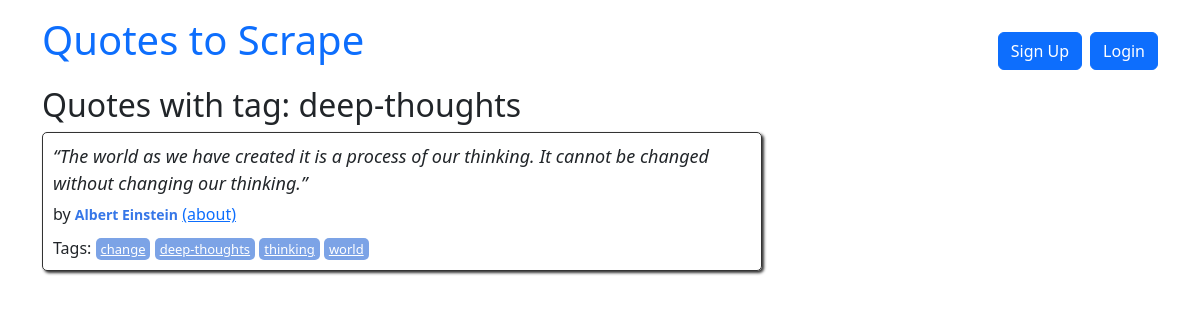
Page /tag/deep-thoughts/ on the committed database.
### quotes/models.py (models this page shows)
class Tag(models.Model):
    name = models.CharField(max_length=50, null=False, unique=True)

class Quote(models.Model):
    quote = models.TextField()
    tags = models.ManyToManyField(Tag)
    author = models.ForeignKey(Author, on_delete=models.CASCADE, default=None, null=True)
    created_at = models.DateTimeField(auto_now_add=True)

class Author(models.Model):
    fullname = models.CharField(max_length=50)
    born_date = models.CharField(max_length=50)
    born_location = models.CharField(max_length=150)
    description = models.TextField()
    created_at = models.DateTimeField(auto_now_add=True)

### quotes/views.py (the view)
# urls.py: path('tag/<str:tag_name>/', views.tag_detail, name='tag_detail'),
def tag_detail(request, tag_name):
    tag = get_object_or_404(Tag, name=tag_name)
    quotes = Quote.objects.filter(tags=tag)
    return render(request, "quotes/tag_detail.html", {"quotes": quotes, "tag": tag})

### quotes/templates/quotes/tag_detail.html
{% extends 'quotes/base.html' %}
{% block content %}
<div class="row">
    <div class="col-md-8">
        <h2>Quotes with tag: {{ tag.name }}</h2>
        {% for quote in quotes %}
        <div class="quote" itemscope="" itemtype="http://schema.org/CreativeWork">
            <span class="text" itemprop="text">
                {{ quote.quote }}
            </span>
            <span>by <small class="author" itemprop="author">{{ quote.author.fullname }}</small></span>
            <a href="/author/{{ quote.author.id }}">(about)</a>
            <div class="tags">
                Tags:
                {% for tag in quote.tags.all %}
                    <a class="tag" href="{% url 'quotes:tag_detail' tag.name %}">{{ tag.name }}</a>
                {% endfor %}
            </div>
        </div>
        {% endfor %}
    </div>
</div>
{% endblock %}

### quotes/static/quotes/style.css (style rules this page uses)
.quote { padding: 10px; margin-bottom: 30px; border: 1px solid #333333; border-radius: 5px; box-shadow: 2px 2px 3px #333333; }
.quote span.text { display: block; margin-bottom: 5px; font-size: large; font-style: italic; }
.quote small.author { font-weight: bold; color: #3677E8; }
.quote .tags { margin-top: 10px; }
.tag { padding: 2px 5px; border-radius: 5px; color: white; font-size: small; background-color: #7CA3E6; }

### rows in the picture
Tag: name "deep-thoughts"
Quote: quote "“The world as we have created it is a process of our thinking. It cannot be changed without changing our thinking.”", author.fullname "Albert Einstein"
Tag: name "change"
Tag: name "thinking"
Tag: name "world"
